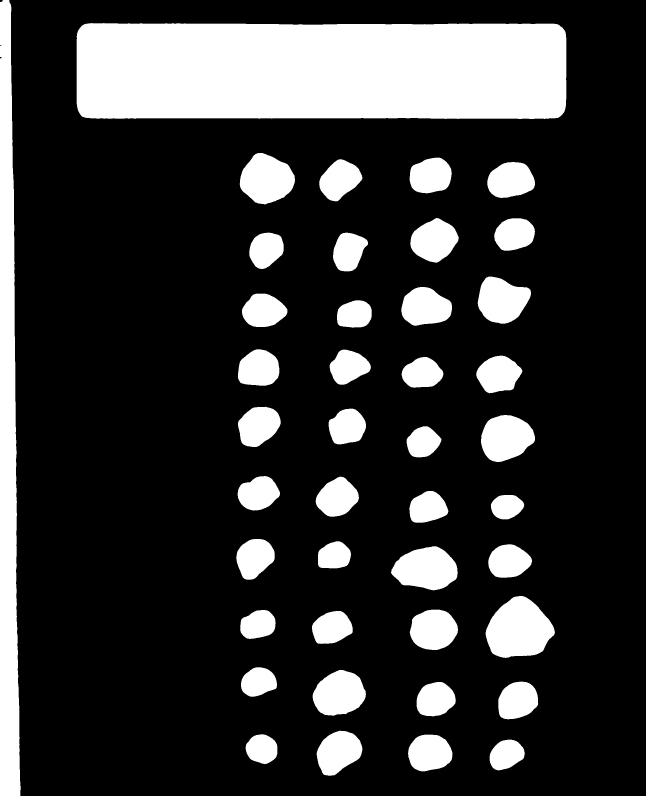
#> input picture exampleData/Black_typical/Binary_Mask_Step_2/step_2_binary_mask_con1_2N1.jpeg, 1938 x 2386 px, found by its file name (shown at 1/3 size); its folder holds 4 pictures in this run
$ python Step2.py
#> lines starting #> are read from the running program, lines starting #| are printed output that depends on the picture; after the words box and inside, x2 and y2 are one past the last pixel; in counts of white or black regions, pixels touching at a corner belong together
import os
import cv2
import numpy as np
import pandas as pd
import math
from datetime import datetime

# Input folders
input_folder = "/Users/chelseafowler/Documents/PhD_oysters/autosize/autosize2/length_Spring2025_tp1/Binary_Mask_Step_2"
red_dot_csv_folder = "/Users/chelseafowler/Documents/PhD_oysters/autosize/autosize2/length_Spring2025_tp1/results"

# Output folders and CSV file
output_folder = "/Users/chelseafowler/Documents/PhD_oysters/autosize/autosize2/length_Spring2025_tp1/Outline"
output_csv = "/Users/chelseafowler/Documents/PhD_oysters/autosize/autosize2/length_Spring2025_tp1/particle_analysis_results.csv"
debug_folder = "/Users/chelseafowler/Documents/PhD_oysters/autosize/autosize2/length_Spring2025_tp1/Debug_RedDots"
os.makedirs(output_folder, exist_ok=True)
os.makedirs(debug_folder, exist_ok=True)

min_size_threshold = 500
IMAGE_EXTENSIONS = [".png", ".jpg", ".jpeg"]
warning_file = "/Users/chelseafowler/Documents/PhD_oysters/autosize/autosize2/length_Spring2025_tp1/warnings.txt"

def log_warning(message):
    current_time = datetime.now().strftime("%Y-%m-%d %H:%M:%S")
    with open(warning_file, "a") as wf:
        wf.write(f"[{current_time}] {message}\n")

with open(warning_file, "a") as wf:
    wf.write("WARNING, PLEASE CHECK THE FOLLOWING RED DOT FILES!")

results = []

for file_name in os.listdir(input_folder):
    if not file_name.lower().endswith(tuple(IMAGE_EXTENSIONS)):
        continue

    base_name = os.path.splitext(file_name)[0].replace("step_2_binary_mask_", "")
    binary_mask_path = os.path.join(input_folder, file_name)
    binary_mask = cv2.imread(binary_mask_path, cv2.IMREAD_GRAYSCALE)
#> binary_mask is the input picture: shape (2386, 1938); min 0, max 255, mean 53.3

    if binary_mask is None:
        log_warning(f"Could not load binary mask at {binary_mask_path}. Skipping.")
        continue

    kernel = np.ones((3, 3), np.uint8)
    processed_mask = cv2.erode(binary_mask, kernel, iterations=1)
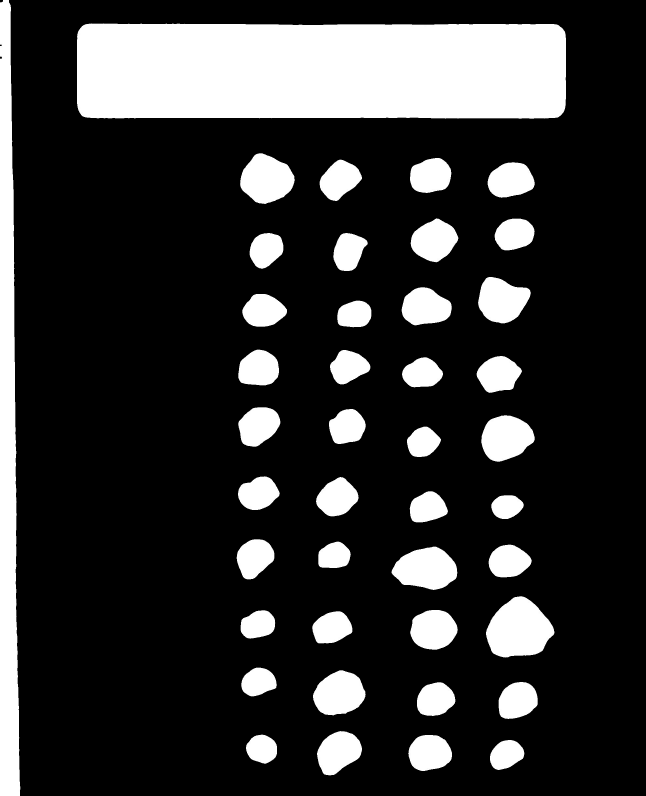
#> processed_mask: shape (2386, 1938) (shown at 1/3 size); min 0, max 255, mean 51.9
    processed_mask = cv2.dilate(processed_mask, kernel, iterations=1)
    contours, _ = cv2.findContours(processed_mask, cv2.RETR_EXTERNAL, cv2.CHAIN_APPROX_SIMPLE)
#> contours = 42 contours; largest, box (x1, y1, x2, y2) and area: (230, 69, 1699, 357) 413715, (0, 0, 62, 2386) 107468, (1457, 1788, 1665, 1974) 27326, (1173, 1639, 1373, 1771) 18917, (719, 459, 885, 613) 18181
    contours = [cnt for cnt in contours if cv2.contourArea(cnt) >= min_size_threshold]
    output_image = cv2.cvtColor(binary_mask * 255, cv2.COLOR_GRAY2BGR)
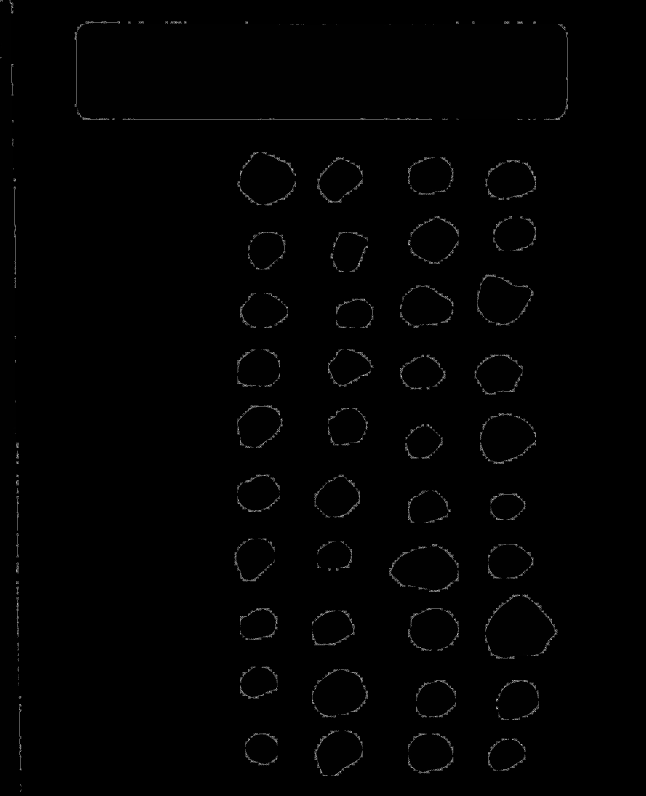
#> output_image: shape (2386, 1938, 3) (shown at 1/3 size); min 0, max 255, mean 1.9

    csv_path = os.path.join(red_dot_csv_folder, f"{base_name}.csv")
    red_dot_coords = []
    if os.path.exists(csv_path):
        try:
            red_df = pd.read_csv(csv_path)
            if {"Point", "X", "Y"}.issubset(red_df.columns):
                red_df = red_df.sort_values("Point")
                red_dot_coords = list(zip(red_df["X"], red_df["Y"]))
            else:
                log_warning(f"{base_name}: Missing required columns in CSV.")
        except Exception as e:
            log_warning(f"{base_name}: Error reading CSV: {e}")
    else:
        log_warning(f"No red dot CSV found for {base_name}.")

    debug_image = cv2.cvtColor(binary_mask * 255, cv2.COLOR_GRAY2BGR)
    for idx, (rx, ry) in enumerate(red_dot_coords):
        cv2.circle(debug_image, (int(rx), int(ry)), 10, (0, 0, 255), 2)
        cv2.putText(debug_image, f"RedID {idx + 1}", (int(rx) + 10, int(ry) - 10),
                    cv2.FONT_HERSHEY_SIMPLEX, 0.6, (255, 255, 255), 2)
    debug_output_path = os.path.join(debug_folder, f"Debug_{base_name}.jpeg")
    cv2.imwrite(debug_output_path, debug_image)

    if len(red_dot_coords) != len(contours):
        log_warning(f"Warning for {base_name}: Found {len(contours)} particles, {len(red_dot_coords)} red dots.")

    particle_id = 1
    for red_x, red_y in red_dot_coords:
        red_x, red_y = int(red_x), int(red_y)
        best_contour = None
        best_dist = float("inf")

        for contour in contours:
            M = cv2.moments(contour)
            if M["m00"] == 0:
                continue
            cx = int(M["m10"] / M["m00"])
            cy = int(M["m01"] / M["m00"])
            dist = math.hypot(red_x - cx, red_y - cy)
            if dist < best_dist:
                best_dist = dist
                best_contour = contour

        if best_contour is None:
            results.append({
                "Pseudo_ID": str(particle_id),
                "Label": base_name,
                "Area": -999,
                "X": -999,
                "Y": -999,
                "Major": -999,
                "Minor": -999,
                "Angle": -999,
                "Red_X": red_x,
                "Red_Y": red_y,
                "Farthest_X": -999,
                "Farthest_Y": -999,
                "Farthest Length": -999,
            })
            continue

        if len(best_contour) >= 5:
            ellipse = cv2.fitEllipse(best_contour)
            center, axes, orientation_angle = ellipse
            x, y = int(center[0]), int(center[1])
            major_axis, minor_axis = max(axes), min(axes)
            if axes[0] < axes[1]:
                orientation_angle += 90
            angle = orientation_angle
        else:
            x, y, w, h = cv2.boundingRect(best_contour)
            major_axis = max(w, h)
            minor_axis = min(w, h)
            angle = 0

        max_distance = 0
        farthest_point = None
        for point in best_contour:
            px, py = point[0]
            dist = math.hypot(red_x - px, red_y - py)
            if dist > max_distance:
                max_distance = dist
                farthest_point = (px, py)
        farthest_x, farthest_y = farthest_point if farthest_point else (-999, -999)

        cv2.drawContours(output_image, [best_contour], -1, (0, 255, 0), 2)
        cv2.putText(output_image, str(particle_id), (x, y), cv2.FONT_HERSHEY_SIMPLEX, 0.6, (255, 255, 255), 2)

        results.append({
            "Pseudo_ID": str(particle_id),
            "Label": base_name,
            "Area": cv2.contourArea(best_contour),
            "X": x,
            "Y": y,
            "Major": major_axis,
            "Minor": minor_axis,
            "Angle": angle,
            "Red_X": red_x,
            "Red_Y": red_y,
            "Farthest_X": farthest_x,
            "Farthest_Y": farthest_y,
            "Farthest Length": max_distance,
        })
        particle_id += 1
#> after the loop, particle_id = 1; results = []

    output_file_name = file_name.replace("step_2_binary_mask", "Outline")
    output_path = os.path.join(output_folder, output_file_name)
    cv2.imwrite(output_path, output_image)
    print(f"Saved outlined image to {output_path}")
#> pass 2 of the loop `for file_name in os.listdir(input_folder):`:
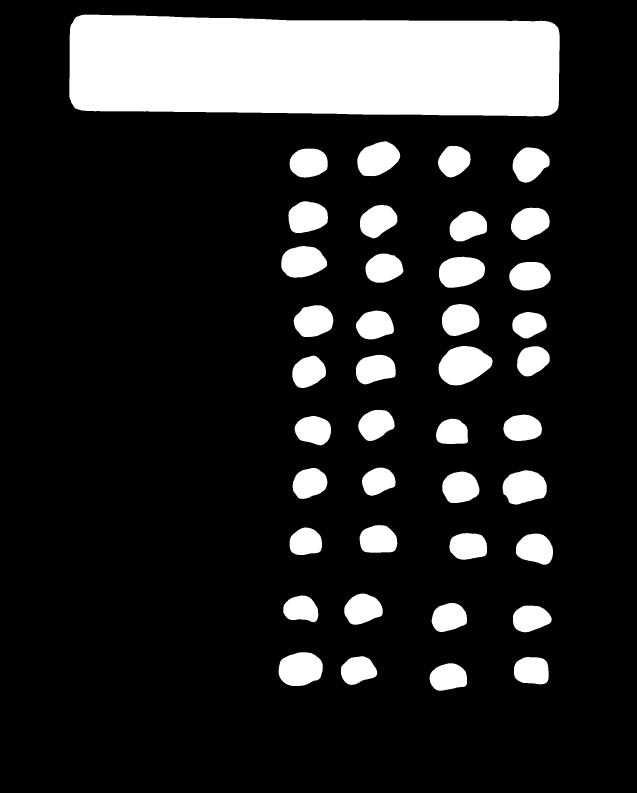
#> input picture exampleData/Black_typical/Binary_Mask_Step_2/step_2_binary_mask_con1_3N1.jpeg, 1910 x 2379 px, found by its file name (shown at 1/3 size)
#> binary_mask is the input picture: shape (2379, 1910); min 0, max 255, mean 41.2
#> `processed_mask = cv2.erode(binary_mask, kernel, iterations=1)`:
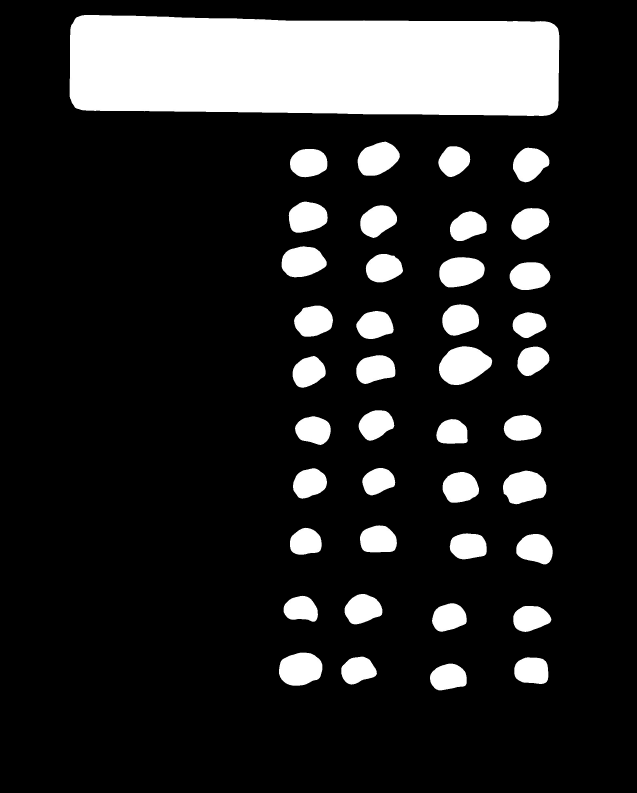
#> processed_mask: shape (2379, 1910) (shown at 1/3 size); min 0, max 255, mean 40.1
#> contours = 41 contours; largest, box (x1, y1, x2, y2) and area: (208, 43, 1679, 349) 413653, (1316, 1038, 1478, 1156) 13650, (836, 1957, 968, 2058) 10642, (1508, 1411, 1642, 1514) 10291, (1317, 770, 1455, 863) 10044
#> `output_image = cv2.cvtColor(binary_mask * 255, cv2.COLOR_GRAY2BGR)`:
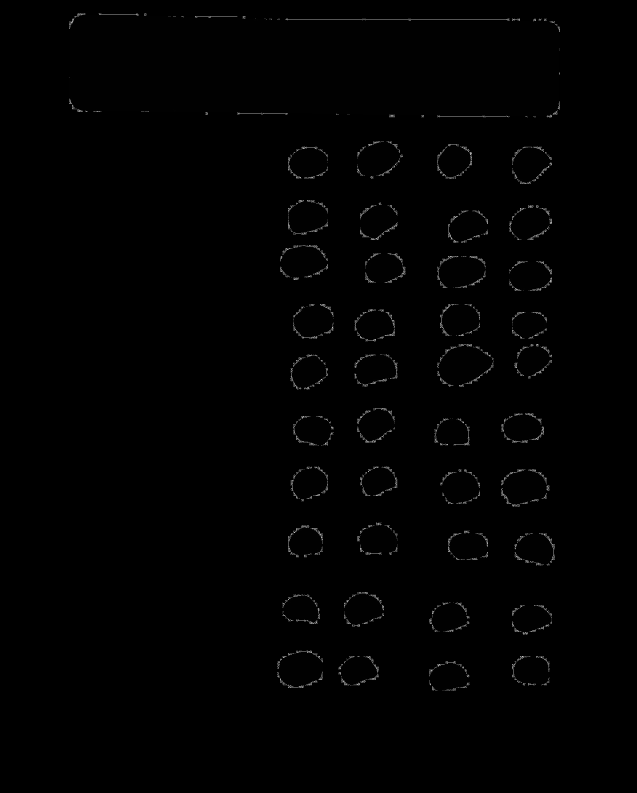
#> output_image: shape (2379, 1910, 3) (shown at 1/3 size); min 0, max 255, mean 1.5
#> after the loop `for red_x, red_y in red_dot_coords:`: particle_id = 1
#> pass 3 of the loop `for file_name in os.listdir(input_folder):`:
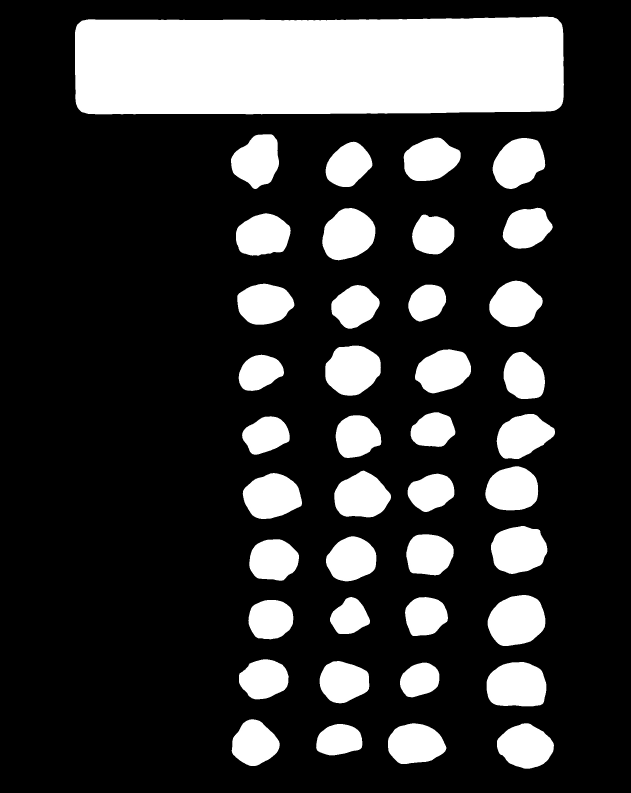
#> input picture exampleData/Black_typical/Binary_Mask_Step_2/step_2_binary_mask_con2_2N1.jpeg, 1892 x 2378 px, found by its file name (shown at 1/3 size)
#> binary_mask is the input picture: shape (2378, 1892); min 0, max 255, mean 56.7
#> `processed_mask = cv2.erode(binary_mask, kernel, iterations=1)`:
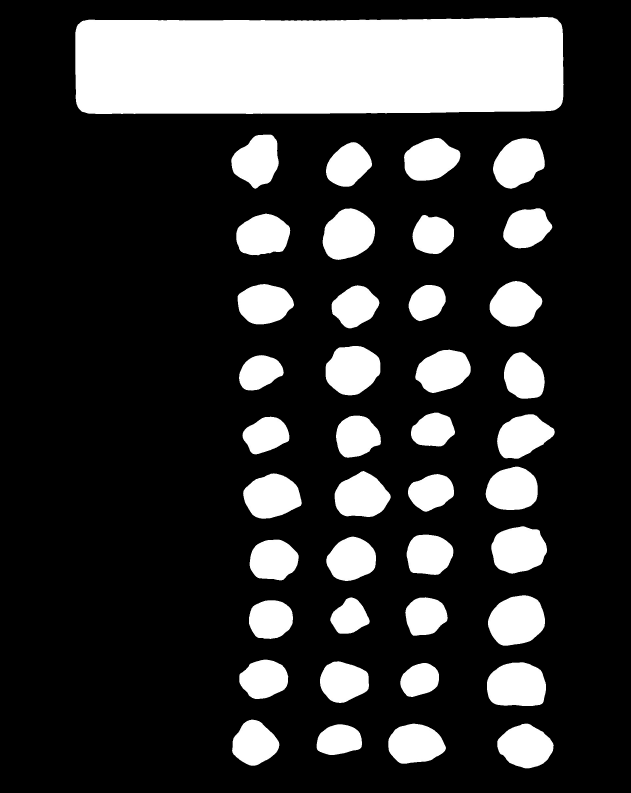
#> processed_mask: shape (2378, 1892) (shown at 1/3 size); min 0, max 255, mean 55.2
#> contours = 41 contours; largest, box (x1, y1, x2, y2) and area: (225, 50, 1692, 343) 411078, (1463, 1785, 1636, 1938) 20404, (1460, 1986, 1639, 2119) 20068, (976, 1037, 1142, 1187) 19204, (1473, 1578, 1642, 1722) 18770
#> `output_image = cv2.cvtColor(binary_mask * 255, cv2.COLOR_GRAY2BGR)`:
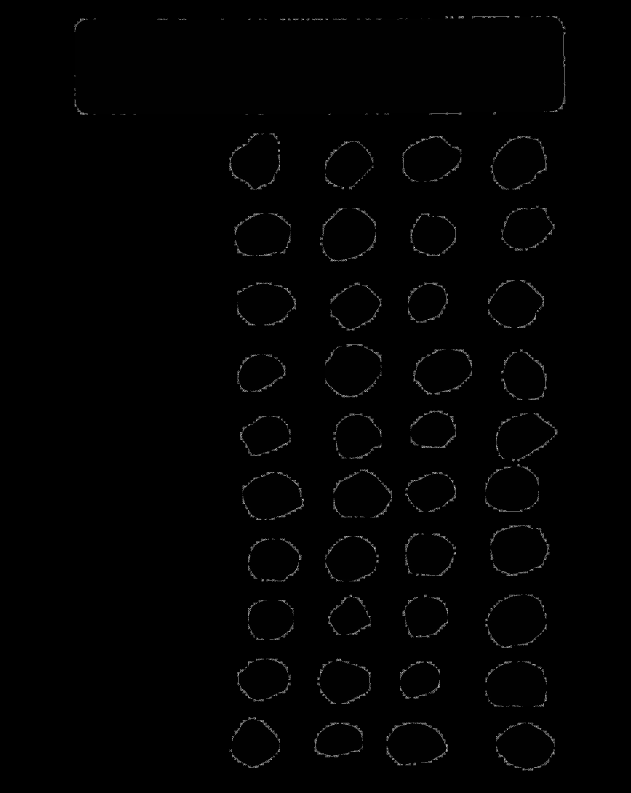
#> output_image: shape (2378, 1892, 3) (shown at 1/3 size); min 0, max 255, mean 2
#> after the loop `for red_x, red_y in red_dot_coords:`: particle_id = 1
#> the loop made 4 passes; the first 3 are shown

results_df = pd.DataFrame(results)
#> (the run stopped early here; a loop or call above may not have finished)
